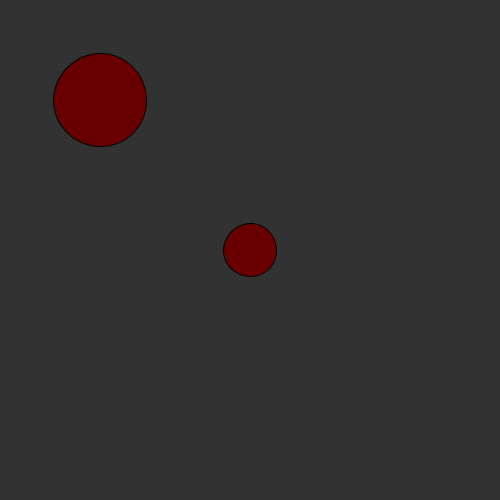
Frame 1 (no input)
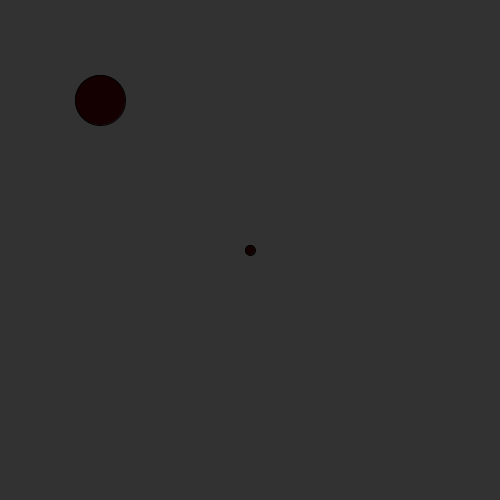
Frame 60 (the mouse pressed at the canvas centre just before this capture)
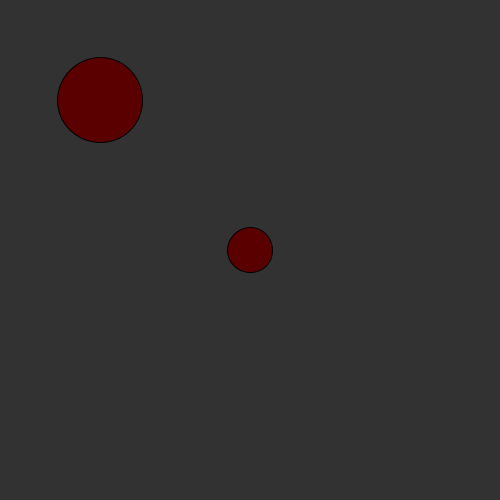
Frame 120 (the mouse held since frame 60 and released just before this capture)

The Processing sketch that drew these frames (run headless with seeded random() and noise(); from frame 60 on, the mouse is pressed at the canvas centre):

// Processing sketch: condicional_y_animacion
// ── condicional_y_animacion.pde
float maxTam;
float minTam;
float dir;
float tam;
float vel;

void setup() {
  size(500, 500);
  minTam = 10;
  maxTam = 100;
  tam = 50;
  dir = 1;
  vel = 2.5;
}

void draw() {
  background(50);

  //condicional
  if (tam>maxTam) {
    dir = dir * -1;
  }
  if (tam<minTam) {
    dir = dir * -1;
  }
  
  //algoritmo para animar
  //esto dice: en cada cuadro, sumale* una cierta cantidad('vel'), y multiplica por la direccion
  //*Como la direccion es 1 o -1, es basicamente sumar o restar
  tam += vel * dir;
  
  //solo al final dibujamos
  fill(tam*2, 0, 0);
  ellipse(width/2, height/2, tam, tam);
  ellipse(100, 100, tam+40, tam+40); //como 'tam' es una variable, podemos sumarle al tamaño de la elipse
}
